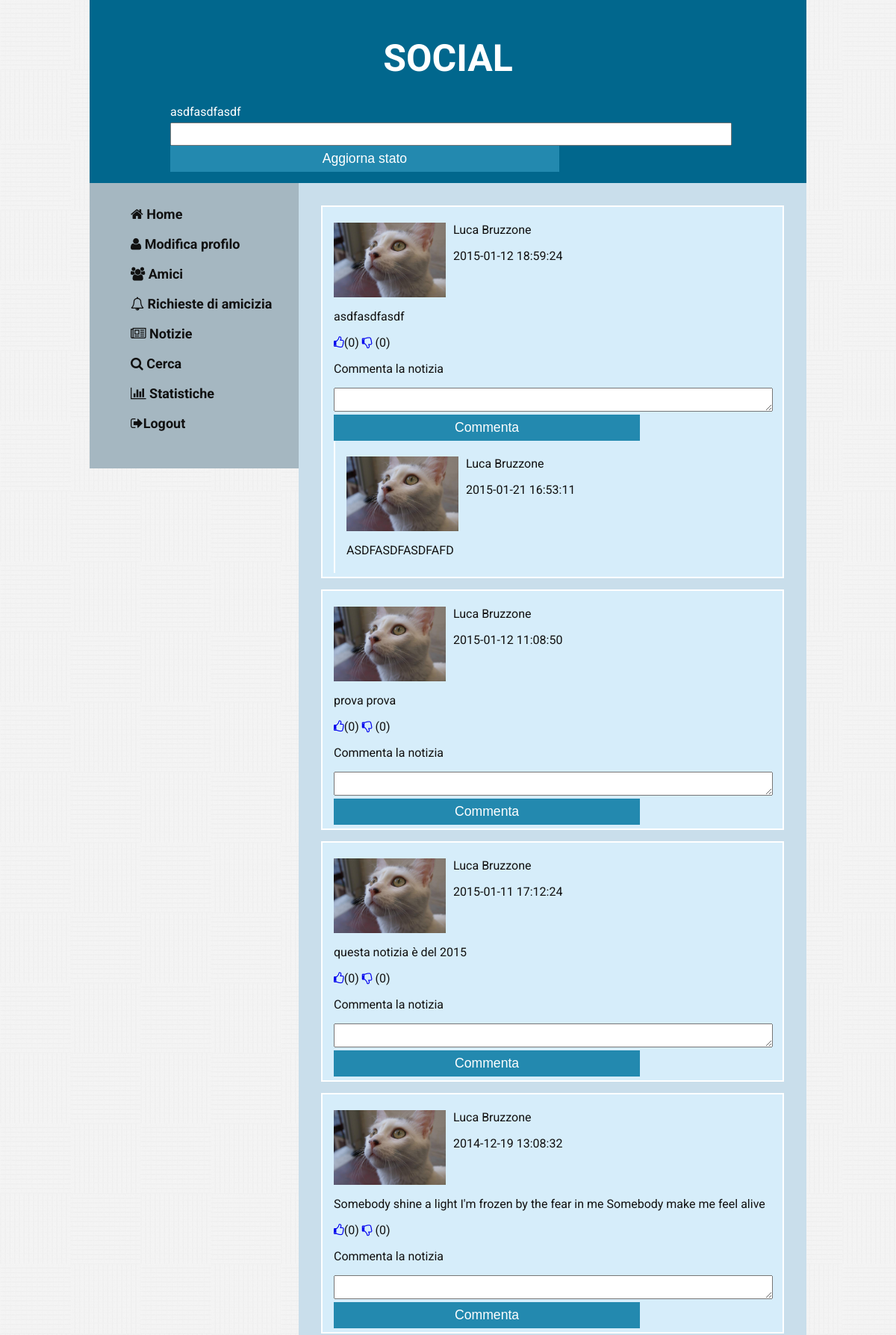
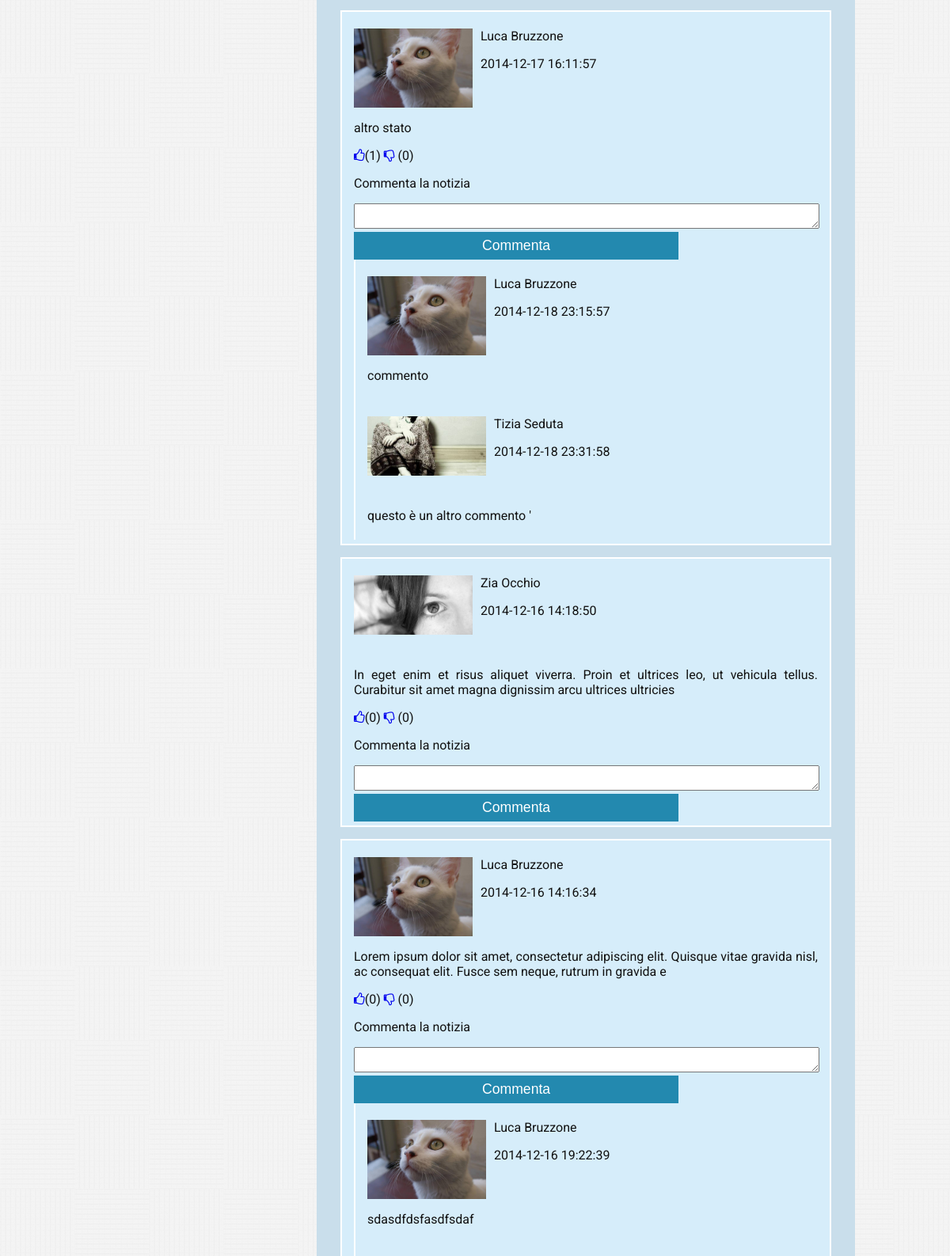
/?a=notizie (signed in, upper part), run on the app's committed database (2 pictures, top to bottom).
### tables this page shows
CREATE TABLE IF NOT EXISTS `notizie` (
`id` int(11) NOT NULL,
  `testo` varchar(140) NOT NULL,
  `data` datetime NOT NULL,
  `id_utente` int(11) NOT NULL,
  `like` int(11) DEFAULT '0',
  `dislike` int(11) DEFAULT '0'
);

CREATE TABLE IF NOT EXISTS `commenti` (
`id` int(11) NOT NULL,
  `testo` mediumtext NOT NULL,
  `id_notizia` int(11) NOT NULL,
  `id_utente` int(11) NOT NULL,
  `data` datetime NOT NULL
);

CREATE TABLE IF NOT EXISTS `utenti` (
`id` int(11) NOT NULL,
  `username` varchar(45) NOT NULL,
  `password` varchar(45) NOT NULL,
  `nome_cognome` varchar(45) NOT NULL,
  `immagine` varchar(150) DEFAULT NULL,
  `testo` mediumtext,
  `eta` int(11) DEFAULT NULL,
  `citta` varchar(50) DEFAULT NULL,
  `cittanatale` varchar(50) DEFAULT NULL,
  `hobbies` varchar(180) DEFAULT NULL,
  `studio` varchar(180) DEFAULT NULL,
  `email` varchar(45) NOT NULL
);

### include/dbConn.php (called while the page is built, shortened)
<?php
class Database{
  private $host = 'localhost';
  private $user = 'root';
  private $password = '';
  private static $singleton = null ;
  public function __construct(){
    $this->conn = mysql_connect($this->host, $this->user, $this->password)
      or die ('connessione non riuscita: ' . mysql_error() );
  }
  public static function getInstance(){
    if(Database::$singleton === null){
      Database::$singleton = new Database();
    }
    return Database::$singleton;
  }
}

### index.php (called while the page is built, shortened)
<?php
include_once __DIR__.'/include/notizie.php';
$action = $_GET['a'];
$content = '404 Pagina non trovata';
$stato = Notizie::getStato();
switch($action){
  case 'notizie':
    $content = Notizie::get();
    break;
}
include __DIR__.'/tema/default.php';

### include/notizie.php (the view, shortened to what this page needs)
<?php
include_once __DIR__.'/dbConn.php';
class Notizie {
  public static function get(){
    $db = Database::getInstance();
    $id = $_SESSION['id'];
    $q = mysql_query(
    "SELECT notizie.id, utenti.immagine, notizie.testo, notizie.data, notizie.`like`,
    notizie.dislike, utenti.nome_cognome, commenti.testo AS testo_comm,
    commenti.data AS data_comm, utente_commento.nome_cognome AS uc_nome_cognome,
    utente_commento.id AS uc_id, utente_commento.immagine AS uc_immagine
    FROM
    (((notizie INNER JOIN utenti ON notizie.id_utente = utenti.id)
    LEFT JOIN commenti ON commenti.id_notizia = notizie.id)
    LEFT JOIN utenti AS utente_commento ON utente_commento.id = commenti.id_utente)
    INNER JOIN amicizia ON ($id = amicizia.amico1 AND utenti.id = amicizia.amico2)
      OR ($id = amicizia.amico2 AND utenti.id = amicizia.amico1)
    WHERE amicizia.accettata = 1
    ORDER BY notizie.id
    DESC;", $db->conn
    ) or die('Problema nel ricevere le notizie dal database: '. mysql_error());
    if (mysql_num_rows($q) > 0){
      $notizie = '';
      $oldid = 0;
      $i = 0;
      while(($row = mysql_fetch_object($q))){
        $row->testo = stripslashes($row->testo);
        $row->testo_comm = stripslashes($row->testo_comm);
        if ($oldid !== $row->id){
          $oldid = $row->id;
          if ($i !== 0) {
            $notizie .= '</div>';
          }
          else {
            ++$i;
          }
          $notizie .= "<div class='notizia'>
            <div class='header_n'>
              <img src='./asset/img/$row->immagine' alt='$row->nome_cognome' />
            <div>
            <p>$row->nome_cognome</p>
            <p>$row->data</p>
            </div>
          </div>
          <p>$row->testo</p>
          <div class='like'>
            <a href='#' onClick='like(\"like\",$row->id, this)'>
            <i class='fa fa-thumbs-o-up'></i></a>(<span class='like_n'>$row->like</span>)
            <a href='#' onClick='like(\"dislike\",$row->id, this)'>
          <i class='fa fa-thumbs-o-down'></i></a> (<span class='dislike_n'>$row->dislike</span>)</div>
          <div class='manda_commento'>
            <p>Commenta la notizia</p>
            <form action='?a=commenti' method='POST'>
              <textarea name='testo'></textarea><br />
              <input type='hidden' name='id' value='$row->id' />
              <button>Commenta</button>
            </form>
          </div>
          ";
        }
        else {
          if($row->uc_nome_cognome != "") {
            $notizie .= "<div class='commenti'><div class='header_n'>
            <img src='./asset/img/$row->uc_immagine' alt='$row->uc_nome_cognome' />
            <div>
            <p>$row->uc_nome_cognome</p>
            <p>$row->data_comm</p>
            </div>
            </div>
            <p>$row->testo_comm</p>
            </div>";
          }
        }
      }
      $notizie .= "</div>";
      return $notizie;
    }
    else {
      return null;
    }
  }
  public static function getStato(){
    $db = Database::getInstance();
    $q = mysql_query('SELECT notizie.testo FROM notizie WHERE id_utente='.$_SESSION['id'].' ORDER BY id DESC LIMIT 1;', $db->conn)
     or die(mysql_error());
    if(mysql_num_rows($q) > 0){
      $user_obj = mysql_fetch_object($q);
      $user_obj->testo = stripslashes($user_obj->testo);
      return $user_obj->testo;
    }
    else {
      return null;
    }
  }
}

### tema/default.php (shortened to what this page needs)
<!doctype html>
<html class="no-js" lang="it">
<head>
  <link rel="stylesheet" type="text/css" href="./asset/stile.css" />
  <link rel="stylesheet" type="text/css" href="./asset/font-awesome/css/font-awesome.min.css" />
</head>
<body>
  <div id="container">
    <div id="header">
      <h1>Social</h1>
      <?php if(isset($_SESSION['id']) && isset($_GET['a'])){ ?>
      <div id="dyn_status">
        <div id="status"><?php echo $stato ?></div>
        <div id="form">
          <input id="newstatus" type="text"/>
          <button id="update_btn">Aggiorna stato</button>
        </div>
      </div>
    <?php } ?>
    </div>
    <div id="navigation">
      <ul>
        <?php if (isset($_GET['a'])) { ?>
        <li><a href="./?a=home"><i class="fa fa-home"></i> Home</a></li>
        <li><a href="./?a=profilo"><i class="fa fa-user"></i> Modifica profilo</a></li>
        <li><a href="./?a=amici"><i class="fa fa-users"></i> Amici</a></li>
        <li><a href="./?a=richiesta_amicizia"><i class="fa fa-bell-o"></i> Richieste di amicizia</a></li>
        <li><a href="./?a=notizie"><i class="fa fa-newspaper-o"></i> Notizie</a></li>
        <li><a href="./?a=search"><i class="fa fa-search"></i> Cerca</a></li>
        <li><a href="./?a=statistiche"><i class="fa fa-bar-chart"></i> Statistiche</a></li>
        <?php if(isset($_SESSION['id'])) { ?>
        <li> <a href="./?a=logout"><i class="fa fa-sign-out"></i>Logout</a></li>
        <?php } ?>
        <?php } else { ?>
          <li><a href="./admin.php?p=list"><i class="fa fa-users"></i>Lista utenti</a></li>
          <li><a href="./admin.php?p=notizie"><i class="fa fa-newspaper-o"></i>Ultime notizie</a></li>
          <li> <a href="./admin.php?p=logout"><i class="fa fa-sign-out"></i>Logout</a></li>
        <?php } ?>
      </ul>
    </div>
    <div id="content">
        <?php echo $content ?>
    </div>
  </div>
</body>
</html>

### asset/stile.css (style rules this page uses)
body { font-family: 'Roboto', 'Gill', 'Helvetica', sans-serif; margin:0; padding:0; background: url("./img/pw_pattern.png"); text-align: justify; color: #111; }
#container { width:80%; min-width: 700px; margin: 0 auto; }
#header { padding: 15px; min-height: 150px; background-color: #01678D; }
#header h1 { text-align: center; color: #fff; font-size: 50px; text-transform: uppercase; }
#dyn_status { width:80%; margin:0 auto; color:#fff; }
#dyn_status #status { padding-bottom:5px; }
#dyn_status input { min-width:100%; height:25px; }
button { position: relative; vertical-align: top; height: 35px; width:70%; padding: 0; font-size: 1.1em; color: white; text-align: center; background: #2389AF; border:0; }
#navigation { padding: 15px; width: 250px; float: left; background-color: #A5B7C1; }
#navigation li { list-style-type: none; height:40px; }
#navigation li a { font-weight: bold; color: #111; text-decoration: none; font-size: 18px; }
#content { margin-left:280px; padding: 15px ; background-color: #C9DEEB; min-height: 600px; }
.notizia { border:2px solid #fff; background-color: #D6EDFA; margin: 15px; display: block; padding: 5px 15px 5px 15px; }
.notizia .header_n img { width:150px; float:left; padding-right: 10px; padding-bottom: 5px; margin-bottom: 10px; }
.notizia .header_n { height: 100px; }
.notizia img { max-width: 100%; }
.commenti { border-left:#fff solid 2px; width:80%; background-color: #D6EDFA; display: block; padding: 5px 15px 5px 15px; }
.commenti .header_n img { width:150px; float:left; padding-right: 10px; padding-bottom: 5px; margin-bottom: 10px; }
.commenti .header_n { height: 100px; }
.commenti img { max-width: 100%; }
.like { margin:15px 15px 15px 0; font: 0.8em; }
.manda_commento textarea { width:100%; margin:0; padding:0; heigth: 150px; }

### data on the page
notizie: testo "asdfasdfasdf"
commenti: id_utente.immagine (picture), id_utente.nome_cognome "Luca Bruzzone", id_notizia.data "2015-01-12 18:59:24", id_notizia.testo "asdfasdfasdf", id_notizia.like "0", id_notizia.dislike "0"
commenti: id_utente.immagine (picture), id_utente.nome_cognome "Luca Bruzzone", data "2015-01-21 16:53:11", testo "ASDFASDFASDFAFD"
notizie: id_utente.immagine (picture), id_utente.nome_cognome "Luca Bruzzone", data "2015-01-12 11:08:50", testo "prova prova", like "0", dislike "0"
notizie: id_utente.immagine (picture), id_utente.nome_cognome "Luca Bruzzone", data "2015-01-11 17:12:24", testo "questa notizia è del 2015", like "0", dislike "0"
notizie: id_utente.immagine (picture), id_utente.nome_cognome "Luca Bruzzone", data "2014-12-19 13:08:32", testo "Somebody shine a light I'm frozen by the fear in me Somebody make me feel alive", like "0", dislike "0"
commenti: id_utente.immagine (picture), id_utente.nome_cognome "Luca Bruzzone", id_notizia.data "2014-12-17 16:11:57", id_notizia.testo "altro stato", id_notizia.like "1", id_notizia.dislike "0"
commenti: id_utente.immagine (picture), id_utente.nome_cognome "Luca Bruzzone", data "2014-12-18 23:15:57", testo "commento"
commenti: id_utente.immagine (picture), id_utente.nome_cognome "Tizia Seduta", data "2014-12-18 23:31:58", testo "questo è un altro commento '"
notizie: id_utente.immagine (picture), id_utente.nome_cognome "Zia Occhio", data "2014-12-16 14:18:50", testo "In eget enim et risus aliquet viverra. Proin et ultrices leo, ut vehicula tellus. Curabitur sit amet magna dignissim arcu ultrices ultricies", like "0", dislike "0"
commenti: id_utente.immagine (picture), id_utente.nome_cognome "Luca Bruzzone", id_notizia.data "2014-12-16 14:16:34", id_notizia.testo "Lorem ipsum dolor sit amet, consectetur adipiscing elit. Quisque vitae gravida nisl, ac consequat elit. Fusce sem neque, rutrum in gravida e", id_notizia.like "0", id_notizia.dislike "0"
commenti: id_utente.immagine (picture), id_utente.nome_cognome "Luca Bruzzone", data "2014-12-16 19:22:39", testo "sdasdfdsfasdfsdaf"
